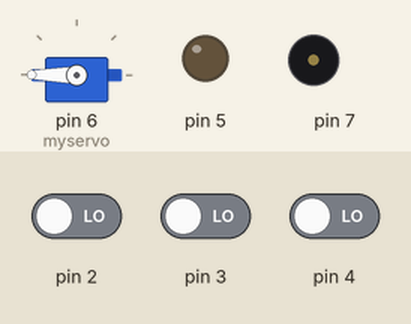
Simulated run of this sketch. Board: Arduino Uno, built with avr-gcc and run on an emulated ATmega328P. Shown: servo, output pins drawn as LEDs (lit = HIGH), buzzer (waves = sounding). The test bench sets the inputs (shaded band); at power-on: pin 2 LOW, pin 4 LOW, pin 3 LOW.

Above: at 4.8 s.
4.9 s: pin 2 driven HIGH and pin 4 driven HIGH
At 7.4 s:
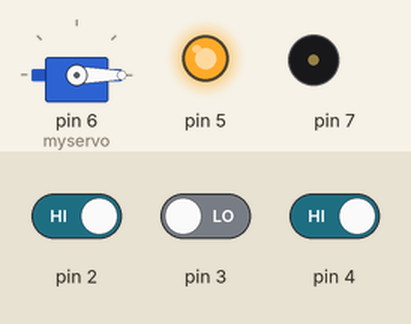
10.9 s: pin 2 driven LOW
At 13.1 s:
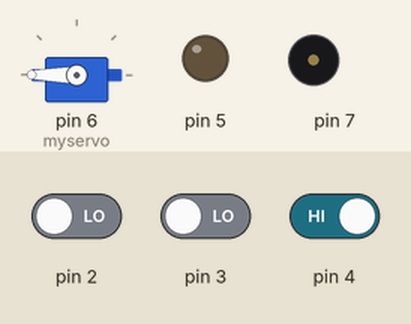
13.6 s: pin 3 driven HIGH
At 14.27 s:
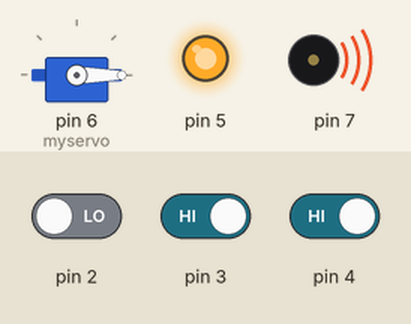
19.6 s: pin 3 driven LOW
At 20.8 s:
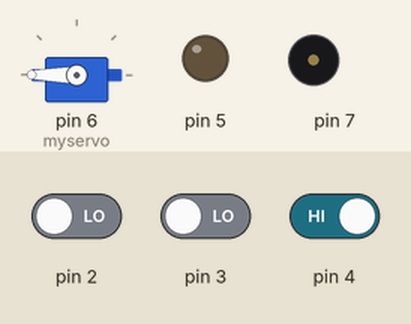
22.3 s: pin 2 driven HIGH
At 25.6 s:
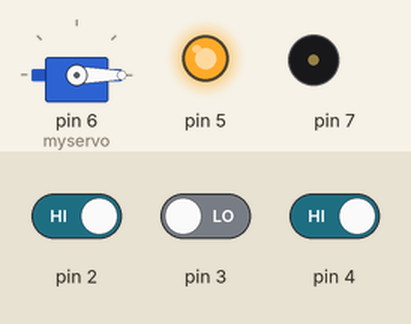
Timing chart, 0 to 29.3 s (numbered marks = the images above; inputs shaded):
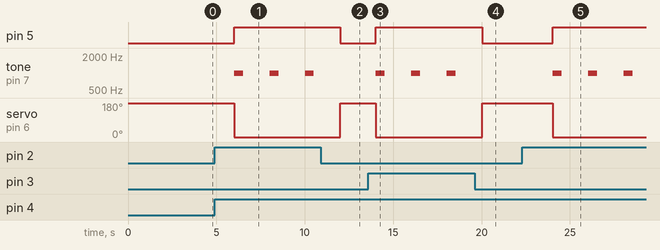

Measured:
- after the input at 4.9 s, pin 5: LOW → HIGH after 1.1 s; tone on pin 7: alternates 1000 Hz for 0.50 s and silent for 1.5 s, starting after 1.1 s; servo on pin 6 (myservo): 180° → 0° after 1.1 s
- after the input at 10.9 s, pin 5: HIGH → LOW after 1.1 s; tone on pin 7: stays silent (without the input it goes to 1000 Hz after 1.1 s); servo on pin 6 (myservo): 0° → 180° after 1.1 s
- after the input at 13.6 s, pin 5: LOW → HIGH after 0.42 s; tone on pin 7: alternates 1000 Hz for 0.50 s and silent for 1.5 s, starting after 0.42 s; servo on pin 6 (myservo): 180° → 0° after 0.42 s
- after the input at 19.6 s, pin 5: HIGH → LOW after 0.43 s; tone on pin 7: stays silent (without the input it goes to 1000 Hz after 0.43 s); servo on pin 6 (myservo): 0° → 180° after 0.43 s
- after the input at 22.3 s, pin 5: LOW → HIGH after 1.7 s; tone on pin 7: alternates 1000 Hz for 0.50 s and silent for 1.5 s, starting after 1.7 s; servo on pin 6 (myservo): 180° → 0° after 1.7 s

The sketch:

Sketch.ino
```cpp
int first;
int second;
int third;
#include <Servo.h>
Servo myservo;
int pos=0;
void setup() {
  // put your setup code here, to run once:
  pinMode(2,INPUT);
  pinMode(3,INPUT);
  pinMode(4,INPUT);
  pinMode(5,OUTPUT);
  myservo.attach(6);
  pinMode(7,OUTPUT);
}


void loop() {
  // put your main code here, to run repeatedly:

first = digitalRead(2);
second = digitalRead(3);
third = digitalRead(4);


//1
if (first == HIGH && second == HIGH && third == HIGH){
  digitalWrite(5,LOW);
  for(pos = 0; pos <= 180; pos +=10) // open the door
myservo.write(pos);
delay(2000);
}
//2
else if (first == HIGH && second == HIGH && third == LOW){
  digitalWrite(5,LOW);
  for(pos = 0; pos <= 180; pos +=5) // open the door
myservo.write(pos);
delay(2000);
}

//3
else if (first == HIGH && second == LOW && third == HIGH){
  digitalWrite(5,HIGH);
  for(pos = 180; pos>=0; pos-=5) // close the door
myservo.write(pos);
tone( 7, 2000, 500);
tone( 7, 1000, 500);
delay(2000);
}

//4
else if (first == HIGH && second == LOW && third == LOW){
  digitalWrite(5,LOW);
  for(pos = 0; pos <= 180; pos +=5) // open the door
myservo.write(pos);
delay(2000);
}
//5
else if (first == LOW && second == HIGH && third == HIGH){
  digitalWrite(5,HIGH);
  for(pos = 180; pos>=0; pos-=5) //close the door
myservo.write(pos);
tone( 7, 2000, 500);
tone( 7, 1000, 500);
delay(2000);
}
//6
else if (first == LOW && second == HIGH && third == LOW){
  digitalWrite(5,LOW);
  for(pos = 0; pos <= 180; pos +=5) // open the door
myservo.write(pos);
delay(2000);
}
//7
else if (first == LOW && second == LOW && third == HIGH){
  digitalWrite(5,LOW);
  for(pos = 0; pos <= 180; pos +=5) // open the door
myservo.write(pos);
delay(2000);
}
//8
else if (first == LOW && second == LOW && third == LOW){
  digitalWrite(5,LOW);
  for(pos = 0; pos <= 180; pos +=5) // open the door
myservo.write(pos);
delay(2000);
}

}
```
